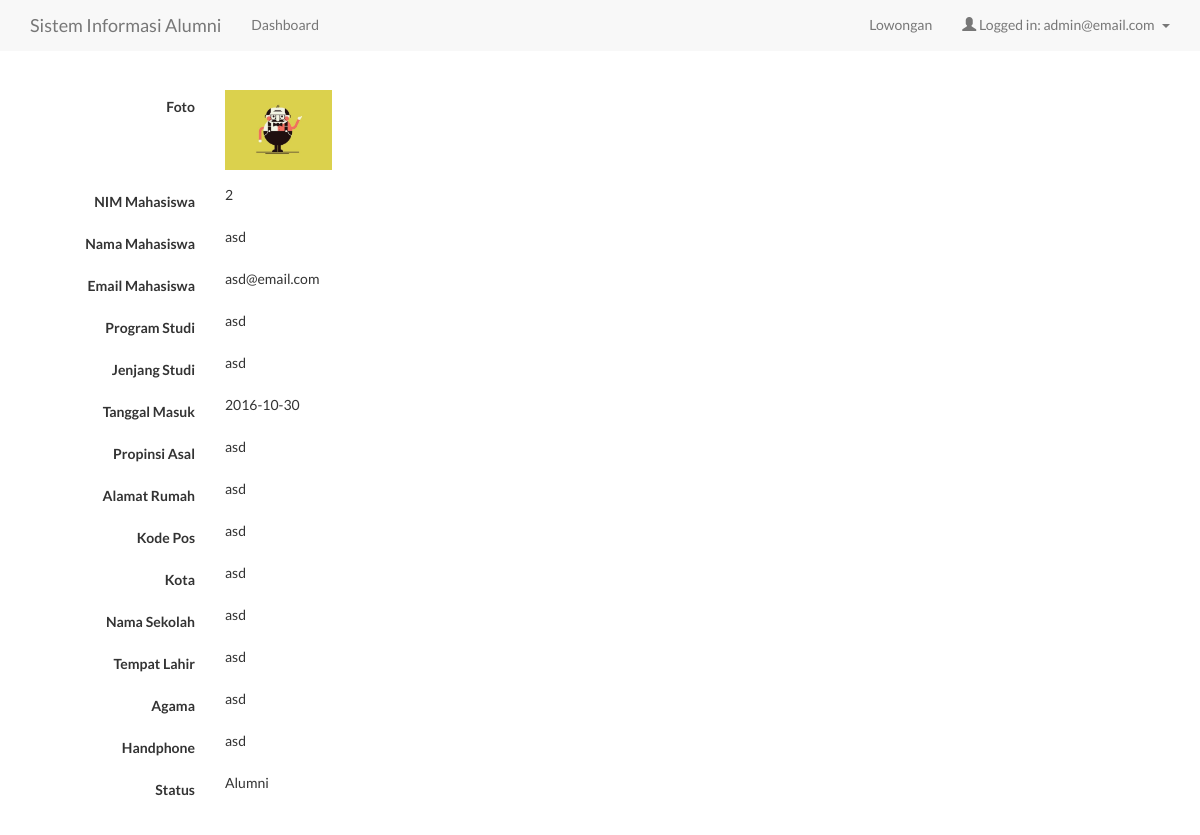
The page /mahasiswa_show.php?nim=2 (signed in) on the database its author committed.
### tables this page shows
CREATE TABLE IF NOT EXISTS `users` (
  `id` int(11) NOT NULL AUTO_INCREMENT,
  `admin` int(11) DEFAULT NULL,
  `nim` int(11) DEFAULT NULL,
  `username` varchar(100) NOT NULL,
  `email` varchar(100) NOT NULL,
  `password` varchar(255) NOT NULL,
  `program_studi` varchar(255) NOT NULL,
  `jenjang_studi` varchar(255) NOT NULL,
  `tanggal_masuk` varchar(255) NOT NULL,
  `propinsi_asal` varchar(255) NOT NULL,
  `alamat_rumah` varchar(255) NOT NULL,
  `kode_pos` varchar(255) NOT NULL,
  `kota` varchar(255) NOT NULL,
  `nama_sekolah` varchar(255) NOT NULL,
  `tempat_lahir` varchar(255) NOT NULL,
  `agama` varchar(255) NOT NULL,
  `handphone` varchar(255) NOT NULL,
  `foto` varchar(255) NOT NULL,
  `status` varchar(255) NOT NULL,
  PRIMARY KEY (`id`)
);

### dbconnect.php (called while the page is built, shortened)
<?php
$pathUrl = "http://localhost/webProgramming/sistemInformasiAlumni/";

### mahasiswa_show.php (the view, shortened to what this page needs)
<?php
require_once 'dbconnect.php';
$nim = $_GET['nim'];
$sql = "SELECT * FROM users WHERE nim = '$nim'";
$mahasiswas   = $conn->query($sql);
if ($mahasiswas->num_rows > 0) {
    $mahasiswa = $mahasiswas->fetch_assoc();
}
$res = $conn->query("SELECT * FROM users WHERE id=" . $_SESSION['user']);
$userRow = mysqli_fetch_array($res, MYSQLI_ASSOC);
?>
<!DOCTYPE html>
<head>
    <link rel="stylesheet" href="assets/css/bootstrap.min.css" type="text/css"/>
    <link rel="stylesheet" href="assets/css/index.css" type="text/css"/>
</head>
<body>
    <nav class="navbar navbar-default navbar-fixed-top">
        <div class="container">
            <div class="navbar-header">
                <a class="navbar-brand" href="<?= $pathUrl ?>index.php">Sistem Informasi Alumni</a>
            </div>
            <div id="navbar" class="navbar-collapse collapse">
                <ul class="nav navbar-nav">
                    <?php if ($userRow['admin'] == 1): ?>
                        <li><a href="<?= $pathUrl ?>mahasiswa_index.php">Dashboard</a></li>
                    <?php endif ?>
                </ul>
                <ul class="nav navbar-nav navbar-right">
                    <li>
                        <a href="lowongan.php">Lowongan</a>
                    </li>
                    <li class="dropdown">
                        <a href="#" class="dropdown-toggle" data-toggle="dropdown" role="button" aria-haspopup="true"
                           aria-expanded="false">
                            <span
                                class="glyphicon glyphicon-user"></span>&nbsp;Logged
                            in: <?php echo $userRow['email']; ?>
                            &nbsp;<span class="caret"></span></a>
                    </li>
                </ul>
            </div>
        </div>
    </nav>
    <br> <br>
    <div class="container">
        <form action="" method="POST" class="form-horizontal" enctype="multipart/form-data">
            <div class="form-group">
                <label for="foto" class="col-sm-2 control-label">Foto</label>
                <div class="col-md-6">
                    <img class="media-object" src="<?= $pathUrl ?>upload/<?= $mahasiswa['foto'] ?>" alt="Image" class="img img-responsive" style="height: 80px;">
                </div>
            </div>
            <div class="form-group">
                <label for="nim" class="col-sm-2 control-label">NIM Mahasiswa</label>
                <div class="col-md-6">
                     <?= $mahasiswa['nim'] ?>
                </div>
            </div>
            <div class="form-group">
                <label for="username" class="col-sm-2 control-label">Nama Mahasiswa</label>
                <div class="col-md-6">
                     <?= $mahasiswa['username'] ?>
                </div>
            </div>
            <div class="form-group">
                <label for="email" class="col-sm-2 control-label">Email Mahasiswa</label>
                <div class="col-md-6">
                     <?= $mahasiswa['email'] ?>
                </div>
            </div>
            <div class="form-group">
                <label for="program_studi" class="col-sm-2 control-label">Program Studi</label>
                <div class="col-md-6">
                     <?= $mahasiswa['program_studi'] ?>
                </div>
            </div>
            <div class="form-group">
                <label for="jenjang_studi" class="col-sm-2 control-label">Jenjang Studi</label>
                <div class="col-md-6">
                     <?= $mahasiswa['jenjang_studi'] ?>
                </div>
            </div>
            <div class="form-group">
                <label for="tanggal_masuk" class="col-sm-2 control-label">Tanggal Masuk</label>
                <div class="col-md-6">
                     <?= $mahasiswa['tanggal_masuk'] ?>
                </div>
            </div>
            <div class="form-group">
                <label for="propinsi_asal" class="col-sm-2 control-label">Propinsi Asal</label>
                <div class="col-md-6">
                     <?= $mahasiswa['propinsi_asal'] ?>
                </div>
            </div>
            <div class="form-group">
                <label for="alamat_rumah" class="col-sm-2 control-label">Alamat Rumah</label>
                <div class="col-md-6">
                     <?= $mahasiswa['alamat_rumah'] ?>
                </div>
            </div>
            <div class="form-group">
                <label for="kode_pos" class="col-sm-2 control-label">Kode Pos</label>
                <div class="col-md-6">
                     <?= $mahasiswa['kode_pos'] ?>
                </div>
            </div>
            <div class="form-group">
                <label for="kota" class="col-sm-2 control-label">Kota</label>
                <div class="col-md-6">
                     <?= $mahasiswa['kota'] ?>
                </div>
            </div>
            <div class="form-group">
                <label for="nama_sekolah" class="col-sm-2 control-label">Nama Sekolah</label>
                <div class="col-md-6">
                     <?= $mahasiswa['nama_sekolah'] ?>
                </div>
            </div>
            <div class="form-group">
                <label for="tempat_lahir" class="col-sm-2 control-label">Tempat Lahir</label>
                <div class="col-md-6">
                     <?= $mahasiswa['tempat_lahir'] ?>
                </div>
            </div>
            <div class="form-group">
                <label for="agama" class="col-sm-2 control-label">Agama</label>
                <div class="col-md-6">
                     <?= $mahasiswa['agama'] ?>
                </div>
            </div>
            <div class="form-group">
                <label for="handphone" class="col-sm-2 control-label">Handphone</label>
                <div class="col-md-6">
                     <?= $mahasiswa['handphone'] ?>
                </div>
            </div>
            <div class="form-group">
                <label for="foto" class="col-sm-2 control-label">Status</label>
                <div class="col-md-6">
                    <?= ($mahasiswa['status'] == 2) ? 'Alumni' : ''; ?>
                </div>
            </div>
        </form>
    </div>
    <br>
</body>
</html>

### assets/css/index.css (style rules this page uses)
body { padding-top: 50px; font-family: 'Lato', sans-serif; }
.navbar-default { background-color: #f8f8f8; border-color: #f8f8f8; }

### rows shown on the page
users: email "admin@email.com"
users: foto (picture), nim "2", username "asd", email "asd@email.com", program_studi "asd", jenjang_studi "asd", tanggal_masuk "2016-10-30", propinsi_asal "asd", alamat_rumah "asd", kode_pos "asd", kota "asd", nama_sekolah "asd", tempat_lahir "asd", agama "asd", handphone "asd"
